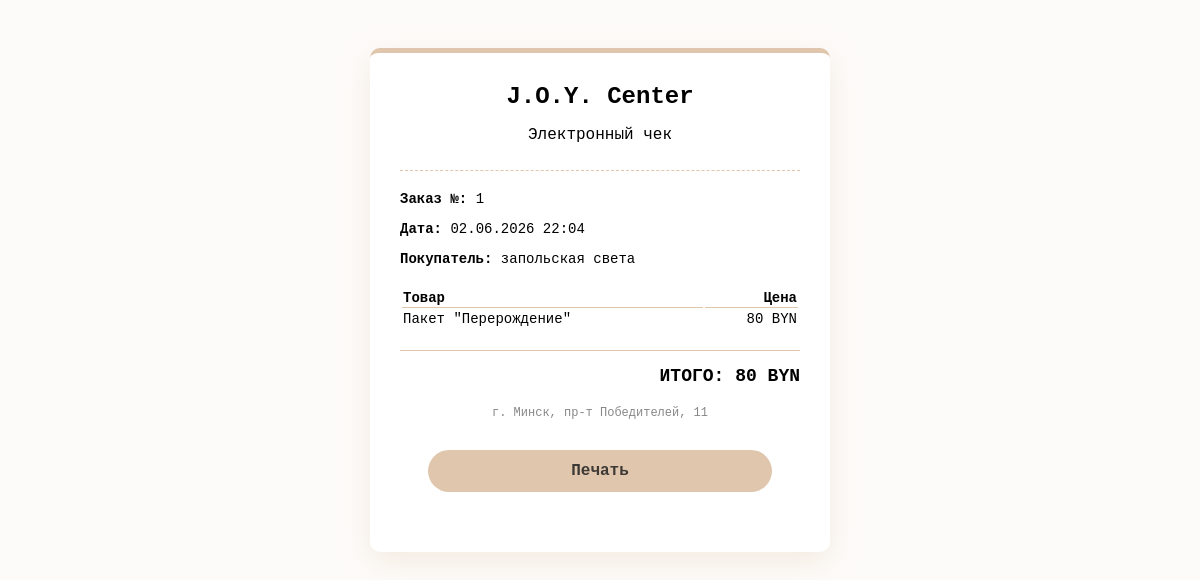
/receipt.php?id=1 (signed in), run on the app's committed database.
### tables this page shows
CREATE TABLE `orders` (
  `id` int(11) NOT NULL,
  `user_id` int(11) NOT NULL,
  `total_price` int(11) NOT NULL,
  `created_at` timestamp NULL DEFAULT CURRENT_TIMESTAMP,
  `status` varchar(20) DEFAULT 'pending'
);

CREATE TABLE `users` (
  `id` int(11) NOT NULL,
  `surname` varchar(100) DEFAULT NULL,
  `name` varchar(100) NOT NULL,
  `patronymic` varchar(100) DEFAULT NULL,
  `email` varchar(150) NOT NULL,
  `password` varchar(255) NOT NULL,
  `role` varchar(20) NOT NULL DEFAULT 'client',
  `dob` date DEFAULT NULL,
  `created_at` timestamp NULL DEFAULT CURRENT_TIMESTAMP,
  `phone` varchar(20) DEFAULT '',
  `reset_token` varchar(64) DEFAULT NULL,
  `reset_expires` datetime DEFAULT NULL
);

CREATE TABLE `order_items` (
  `id` int(11) NOT NULL,
  `order_id` int(11) NOT NULL,
  `product_id` int(11) NOT NULL,
  `product_title` varchar(255) NOT NULL,
  `price` int(11) NOT NULL
);

### receipt.php (the view, shortened to what this page needs)
<?php
require_once 'db.php';
$u = getCurrentUser($pdo);
$oid = isset($_GET['id']) ? (int)$_GET['id'] : 0;
$sql = "SELECT o.*, u.surname, u.name, u.patronymic, u.email
        FROM orders o
        JOIN users u ON o.user_id = u.id
        WHERE o.id = ? AND (o.user_id = ? OR ? = 'admin')";
$st = $pdo->prepare($sql);
$st->execute([$oid, $u['id'], $u['role']]);
$ord = $st->fetch();
$stI = $pdo->prepare("SELECT * FROM order_items WHERE order_id = ?");
$stI->execute([$oid]);
$itms = $stI->fetchAll();
?>
<!DOCTYPE html>
<html lang="ru">
<head>
</head>
<body>
<div class="receipt">
    <div class="header">
        <h2 style="margin:0;">J.O.Y. Center</h2>
        <p>Электронный чек</p>
    </div>
    <div class="info">
        <p><strong>Заказ №:</strong> <?= $ord['id'] ?></p>
        <p><strong>Дата:</strong> <?= date('d.m.Y H:i', strtotime($ord['created_at'])) ?></p>
        <p><strong>Покупатель:</strong> <?= htmlspecialchars($ord['surname'] . ' ' . $ord['name']) ?></p>
    </div>
    <table class="items-table">
        <thead><tr><th>Товар</th><th style="text-align: right;">Цена</th></tr></thead>
        <tbody>
            <?php foreach ($itms as $i): ?>
            <tr>
                <td><?= htmlspecialchars($i['product_title']) ?></td>
                <td style="text-align: right;"><?= number_format($i['price'], 0) ?> BYN</td>
            </tr>
            <?php endforeach; ?>
        </tbody>
    </table>
    <div class="total">ИТОГО: <?= number_format($ord['total_price'], 0) ?> BYN</div>
    <div style="text-align: center; margin-top: 20px; font-size: 12px; color: #888;">г. Минск, пр-т Победителей, 11</div>
    <a href="javascript:window.print()" class="btn-print">Печать</a>
</div>
</body>
</html>

### receipt.php (style rules this page uses)
body { font-family: 'Courier New', monospace; background: #fdfbf9; padding: 40px; }
.receipt { max-width: 400px; margin: 0 auto; background: #fff; padding: 30px; box-shadow: 0 10px 30px rgba(224, 198, 173, 0.3); border-radius: 10px; border-top: 5px solid #E0C6AD; }
.header { text-align: center; margin-bottom: 20px; border-bottom: 1px dashed #E0C6AD; padding-bottom: 10px; }
.info { margin-bottom: 20px; font-size: 14px; }
.items-table { width: 100%; font-size: 14px; margin-bottom: 20px; }
.items-table th { text-align: left; border-bottom: 1px solid #E0C6AD; }
.total { text-align: right; font-size: 18px; font-weight: bold; border-top: 1px solid #E0C6AD; padding-top: 15px; }
.btn-print { display: block; width: 80%; padding: 12px; margin: 30px auto; background: #E0C6AD; text-align: center; text-decoration: none; color: #3D3935; font-weight: bold; border-radius: 25px; }

### data on the page
orders: id "1", created_at "02.06.2026 22:04", user.name "запольская света", total_price "80"
order_items: product_title "Пакет \"Перерождение\"", price "80"
